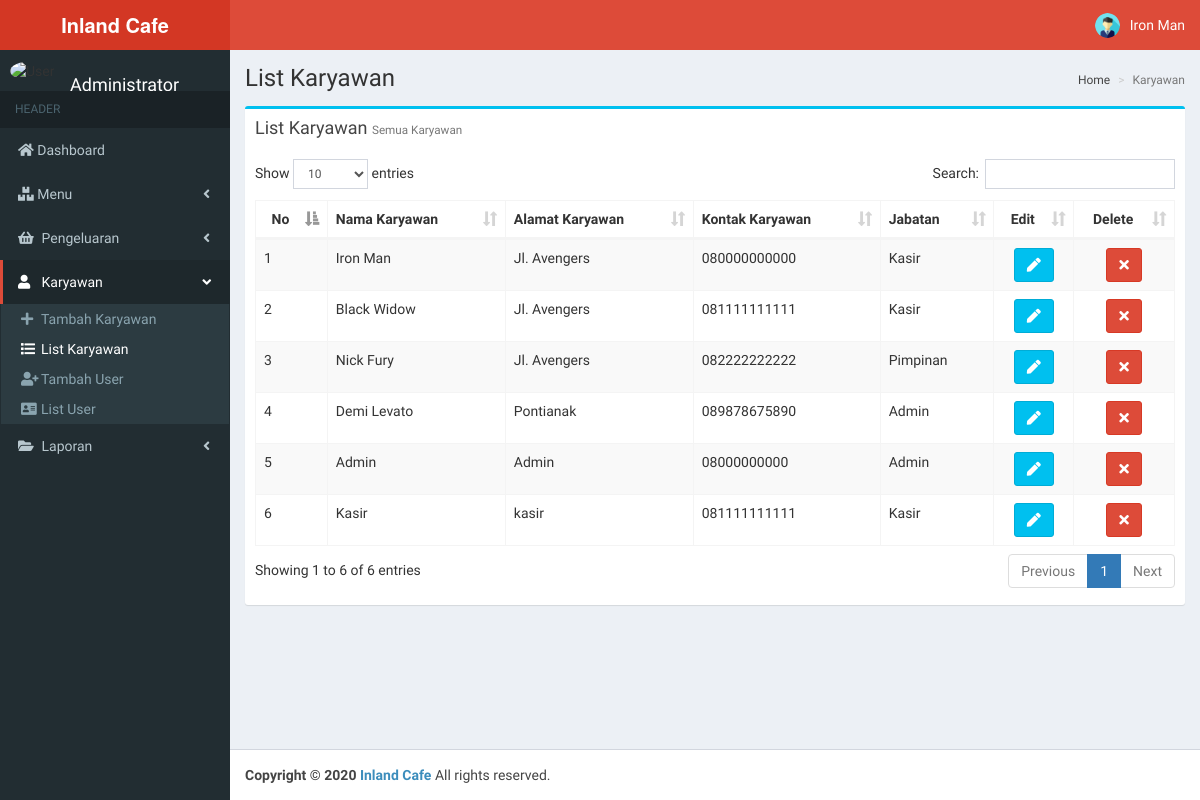
The app's page /admin/karyawan/list_karyawan.php (signed in) with its own data.
### tables this page shows
CREATE TABLE `tbl_pegawai` (
  `id_pegawai` int(11) NOT NULL,
  `nama_pegawai` varchar(50) NOT NULL,
  `alamat_pegawai` text NOT NULL,
  `kontak_pegawai` varchar(14) NOT NULL,
  `posisi_pegawai` varchar(50) NOT NULL,
  `logs` int(11) NOT NULL
);

### admin/models/Karyawans.php (called while the page is built, shortened)
<?php
    class Karyawan
    {
        private $conn;
        public function __construct($db)
        {
            $this->conn = $db;
        }
        function readKaryawan($id_pegawai)
        {
            $query = "SELECT * FROM tbl_pegawai WHERE id_pegawai = :id_pegawai";
            $stmt = $this->conn->prepare($query);
            $stmt->execute(array('id_pegawai' => $id_pegawai));
            return $stmt;
        }
    }

### admin/karyawan/list_karyawan.php (the view, shortened to what this page needs)
<?php
  $page_header = "karyawan";
   $page_li = "list_karyawan";
  include '../header.php';
  include '../sidebar.php';
?>
  <div class="content-wrapper">
    <section class="content-header">
      <h1>
        List Karyawan
      </h1>
      <ol class="breadcrumb">
        <li><a href="#"><i class="fa fa-dashboard"></i> Home</a></li>
        <li class="active">Karyawan</li>
      </ol>
    </section>
	<section class="content">
	      <div class="row">
	        <div class="col-md-12">
	          <div class="box box-info">
	            <div class="box-header">
	              <h3 class="box-title">List Karyawan
	                <small>Semua Karyawan</small>
	              </h3>
	            </div>
	            <div class="box-body pad">
	             <table id="example" class="table table-striped table-bordered dt-responsive" cellspacing="0" width="100%">
                <thead>
                    <tr>
                        <th style='text-align: center;'>No</th>
                        <th>Nama Karyawan</th>
                        <th>Alamat Karyawan</th>
                        <th>Kontak Karyawan</th>
                        <th>Jabatan</th>
                        <th style='text-align: center;'>Edit</th>
                        <th style='text-align: center;'>Delete</th>
                    </tr>
                </thead>
                <tbody>
                  <?php
                      $no = 1;
                      $sql = "SELECT * FROM tbl_pegawai";
                      $run_sql = mysqli_query($conn,$sql);
                      while($rows = mysqli_fetch_assoc($run_sql)){
                        echo "
                            <tr>
                              <td>$no</td>
                              <td>$rows[nama_pegawai]</td>
                              <td>$rows[alamat_pegawai]</td>
                              <td>$rows[kontak_pegawai]</td>
                              <td>$rows[posisi_pegawai]</td>
                              <td style='text-align: center;'><a href='update_karyawan.php?id=$rows[id_pegawai]' class='btn btn-info'><span class='fa fa-pen'></span></a></td>
                              <td style='text-align: center;'><a onclick=\"return confirm('Yakin $rows[nama_pegawai] diHapus?')\" href='delete_karyawan.php?id=$rows[id_pegawai]' class='btn btn-danger'><span class='fa fa-times'></span></a></td>
                            </tr>
                        ";
                        $no++;
                      }
                    ?>
                  </tbody>
                </table>
	            </div>
	          </div>
	       </div>
       </div>
	</section>
</div>
  <?php
    include '../footer.php';
   ?>

### admin/sidebar.php (shortened to what this page needs)
<?php
  include_once 'models/Karyawans.php';
  $database = new Database();
  $db = $database->connect();
  $peg = new Karyawan($db);
  $result = $peg->readKaryawan($_SESSION['id_peg']);
  $row = $result->fetch(PDO::FETCH_ASSOC);
?>
<header class="main-header">
  <a href="/cafe/admin/index.php" class="logo">
    <span class="logo-lg"><b>Inland Cafe</b></span>
  </a>
  <nav class="navbar navbar-static-top" role="navigation">
    <a href="#" class="sidebar-toggle" data-toggle="offcanvas" role="button">
    </a>
    <div class="navbar-custom-menu">
      <ul class="nav navbar-nav">
        <li class="dropdown user user-menu">
          <a href="#" class="dropdown-toggle" data-toggle="dropdown">
            <img src="/cafe/dist/img/user2-160x160.png" class="user-image" alt="User Image">
            <?php
            echo "<span class='hidden-xs'>".$row['nama_pegawai']."</span>";
            ?>
          </a>
          </li>
        </ul>
      </div>
    </nav>
  </header>
  <aside class="main-sidebar">
    <section class="sidebar">
      <div class="user-panel">
        <div class="pull-left image">
          <img src="/cafe/admin/Golden_logo.png" class="img-circle" alt="User Image">
        </div>
        <div class="pull-left info">
          <h4>Administrator</h4>
        </div>
      </div>
      <ul class="sidebar-menu">
        <li class="header">HEADER</li>
        <li class='<?php if($page_header=="index"){echo "active";} ?>'><a href="/cafe/admin/index.php"><i class="fas fa-home"></i> <span> Dashboard</span></a></li>
        <li class='treeview <?php if($page_header=="menu"){echo "active";} ?>'>
          <a href=""><i class="fas fa-boxes"></i><span> Menu</span>
            <span class="pull-right-container">
              <i class="fa fa-angle-left pull-right"></i>
            </span>
          </a>
        </li>
        <li class='treeview <?php if($page_header=="pengeluaran"){echo "active";} ?>' >
          <a href="#"><i class="fa fa-shopping-basket"></i> <span>Pengeluaran</span>
            <span class="pull-right-container">
              <i class="fa fa-angle-left pull-right"></i>
            </span>
          </a>
        </li>
        <li class="treeview <?php if($page_header=="karyawan"){echo "active";} ?>">
          <a href="#"><i class="fa fa-user"></i> <span> Karyawan</span>
            <span class="pull-right-container">
              <i class="fa fa-angle-left pull-right"></i>
            </span>
          </a>
          <ul class="treeview-menu">
            <li class='<?php if($page_li=="tambah_karyawan"){echo "active";} ?>'><a href="/cafe/admin/karyawan/new_karyawan.php"> <i class="fa fa-plus"></i>Tambah Karyawan</a></li>
            <li class='<?php if($page_li=="list_karyawan"){echo "active";} ?>'><a href="/cafe/admin/karyawan/list_karyawan.php"><i class="fa fa-list"></i>List Karyawan</a></li>
            <li class='<?php if($page_li=="tambah_user"){echo "active";} ?>'><a href="/cafe/admin/karyawan/new_user.php"> <i class="fa fa-user-plus"></i>Tambah User</a></li>
            <li class='<?php if($page_li=="list_user"){echo "active";} ?>'><a href="/cafe/admin/karyawan/list_user.php"><i class="fa fa-address-card"></i>List User</a></li>
          </ul>
        </li>
        <li class='treeview <?php if($page_header=="laporan"){echo "active";} ?>'>
          <a href="#"><i class="fa fa-folder-open"></i><span> Laporan</span>
            <span class="pull-right-container">
              <i class="fa fa-angle-left pull-right"></i>
            </span>
          </a>
            </li>
          </ul>
    </section>
</aside>

### records on screen
tbl_pegawai: nama_pegawai "Iron Man", alamat_pegawai "Jl. Avengers", kontak_pegawai "080000000000", posisi_pegawai "Kasir"
tbl_pegawai: nama_pegawai "Black Widow", alamat_pegawai "Jl. Avengers", kontak_pegawai "081111111111", posisi_pegawai "Kasir"
tbl_pegawai: nama_pegawai "Nick Fury", alamat_pegawai "Jl. Avengers", kontak_pegawai "082222222222", posisi_pegawai "Pimpinan"
tbl_pegawai: nama_pegawai "Demi Levato", alamat_pegawai "Pontianak", kontak_pegawai "089878675890", posisi_pegawai "Admin"
tbl_pegawai: nama_pegawai "Admin", alamat_pegawai "Admin", kontak_pegawai "08000000000", posisi_pegawai "Admin"
tbl_pegawai: nama_pegawai "Kasir", alamat_pegawai "kasir", kontak_pegawai "081111111111", posisi_pegawai "Kasir"
